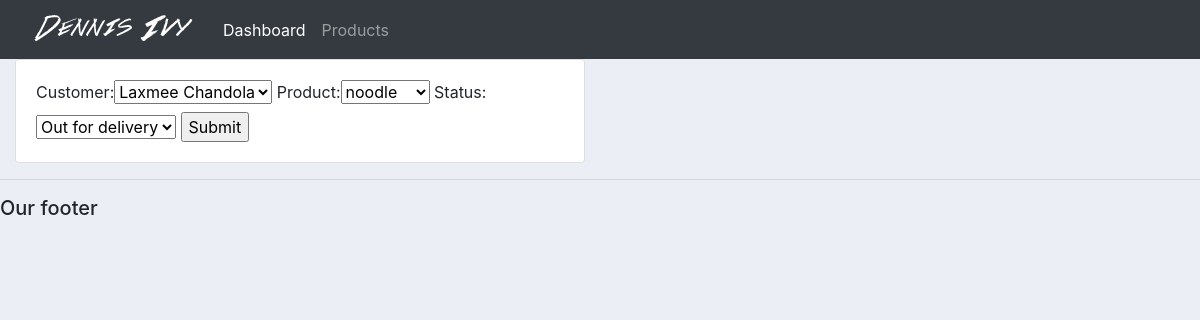
The page /accounts/update_order/2 on the database as committed earlier.
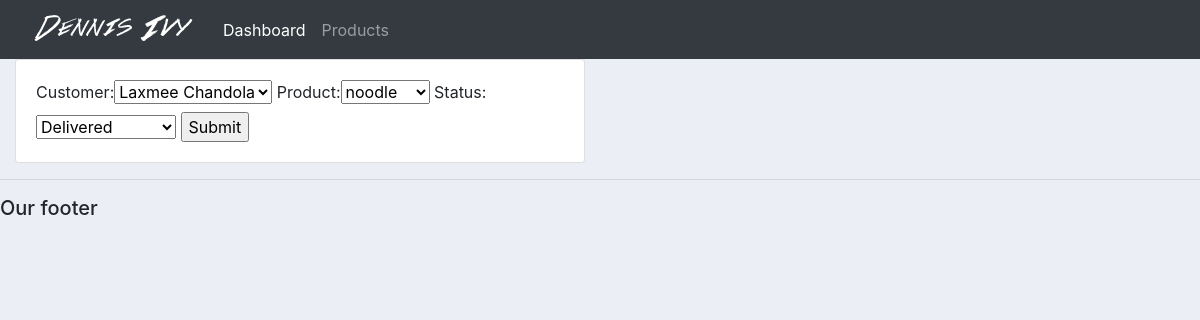
The same page on the database as committed later.
### accounts/models.py (models this page shows, shortened)
class Order(models.Model):
    STATUS = (
        ('Pending', 'Pending'),
        ('Out for delivery', 'Out for delivery'),
        ('Delivered', 'Delivered'),
    )
    customer = models.ForeignKey(Customer, null=True, on_delete=models.SET_NULL)
    product = models.ForeignKey(Products, null=True, on_delete=models.SET_NULL)
    date_created = models.DateTimeField(auto_now_add=True, null=True)
    status = models.CharField(max_length=200, null=True, choices=STATUS)

### accounts/views.py (the view)
# urls.py: path('update_order/<str:pk>', views.updateOrder, name='update_order'),
def updateOrder(request, pk):
    order = Order.objects.get(id=pk)
    form = OrderForm(instance=order)
    if request.method == 'POST':
        form = OrderForm(request.POST, instance=order)
        if form.is_valid():
            form.save()
            return redirect('/accounts')
    context = {'form': form}
    return render(request, 'accounts/order_form.html', context)

### accounts/form.py
class OrderForm(ModelForm):
    class Meta:
        model = Order
        fields = '__all__'

### accounts/models.py (called while the page is built)
    def __str__(self):
        return self.name

    def __str__(self):
        return self.name

### accounts/templates/accounts/order_form.html (shortened to what this page needs)
{%  extends 'accounts/main.html' %}
{% load static %}
{% block content %}
<div class="row">
	<div class="col-md-6">
		<div class="card card-body">
			<form action="" method="POST">
				{{form}}
				<input type="submit" name="Submit">
			</form>
		</div>
	</div>
</div>
{% endblock %}

Rows that differ between the two databases and show on the page:
changed Order "Laxmee Chandola": status "Out for delivery" → "Delivered"
